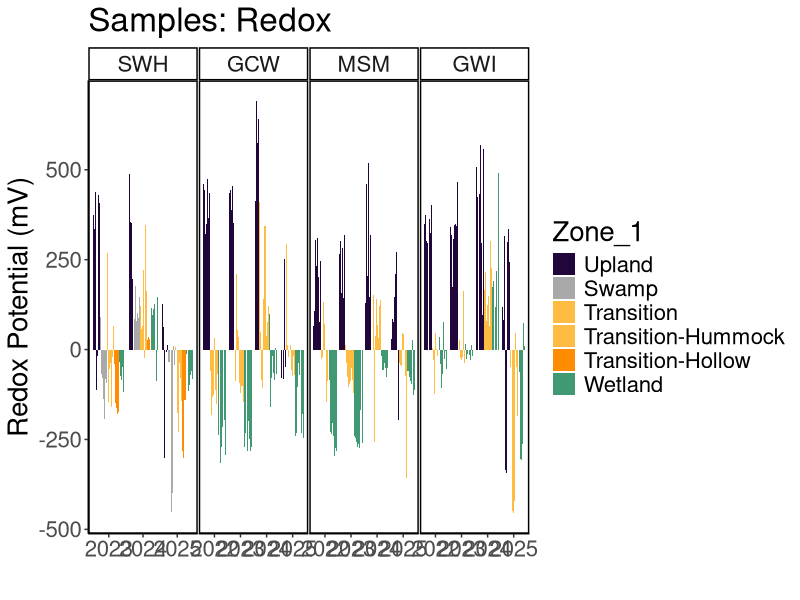
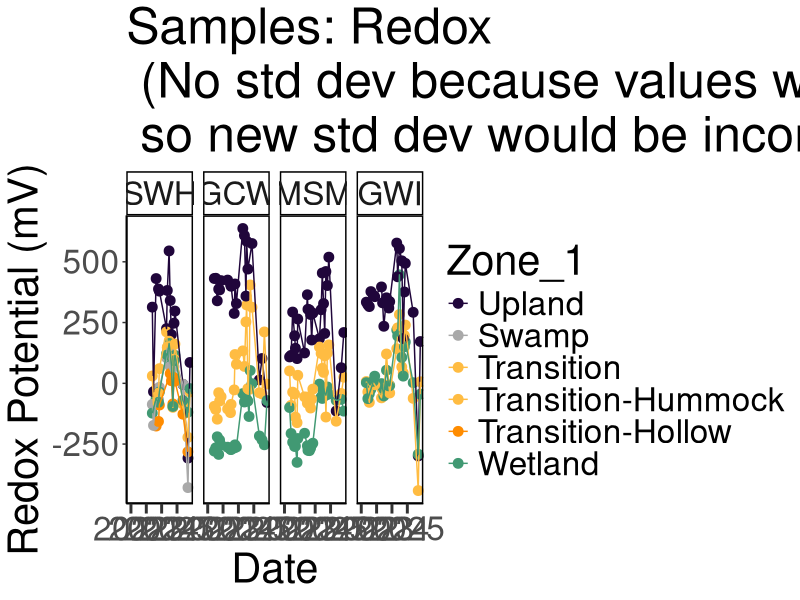
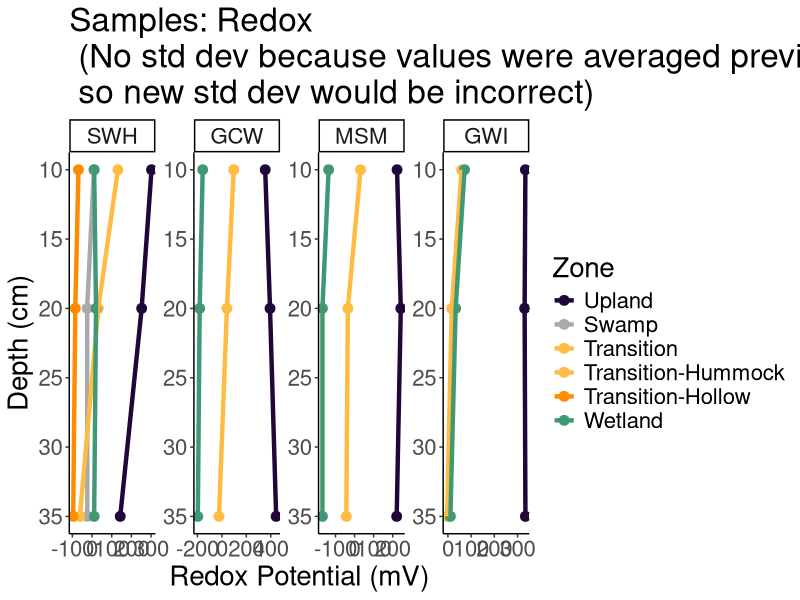
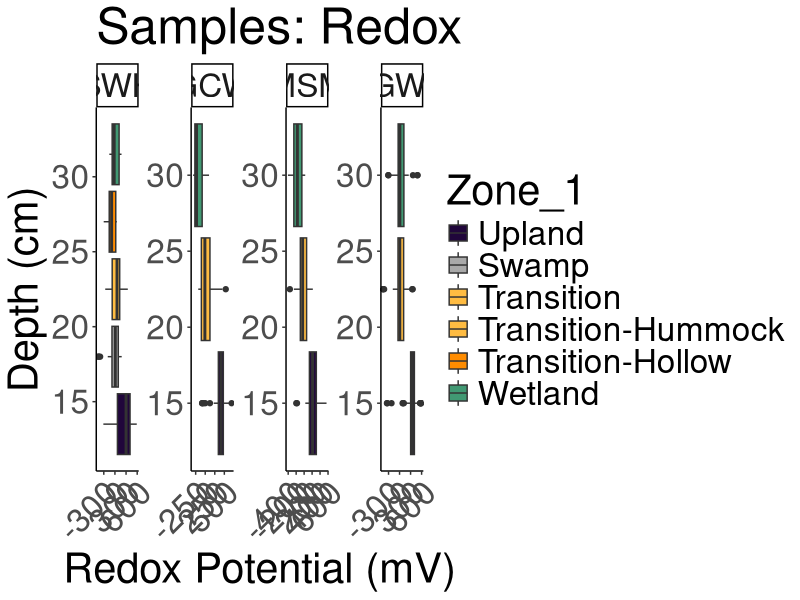
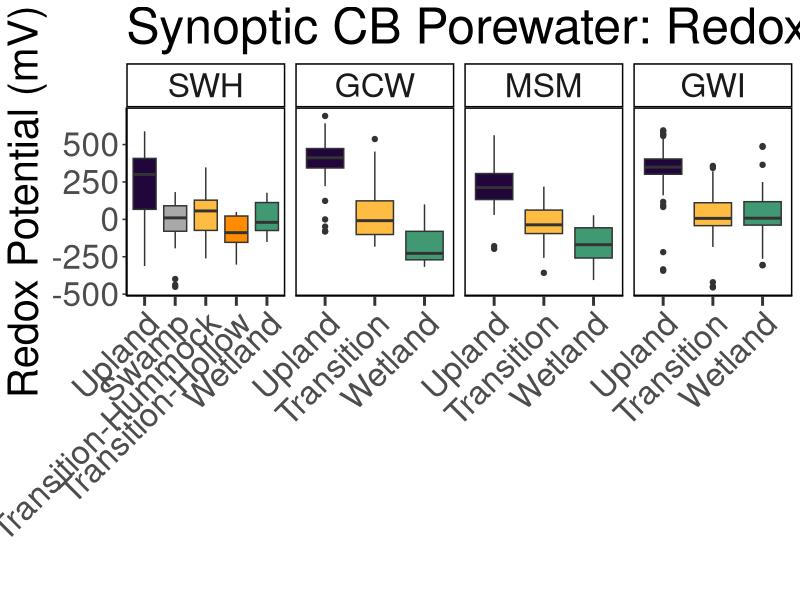
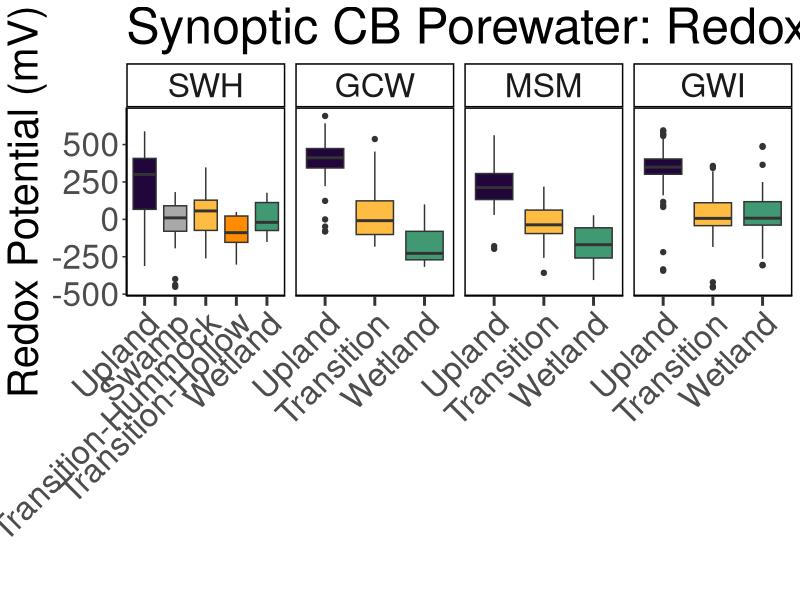

Generate these figures, in order, with R: (Note: this script raises an error after producing the figures.)
## ---- chunk 1
library(dplyr)
library(ggplot2)
library(ggpubr)
library(stringr)
library(readxl)
library(tidyr)
library(tibble)
library(openxlsx)
library(knitr)
## ---- chunk 2

#read in 2022 Dionex Data:
dat22 <- read.csv("2022/Processed Data/COMPASS_Synoptic_CB_Redox_2022_processed.csv")
# head(dat22)
colnames(dat22)

#read in 2023 Dionex Data:
dat23 <- read.csv("2023/Processed Data/COMPASS_Synoptic_CB_Redox_2023_processed.csv")
# head(dat23)
colnames(dat23)

#read in 2024 Dionex Data:
dat24 <- read.csv("2024/Processed Data/COMPASS_Synoptic_CB_Redox_2024_processed.csv")
# head(dat24)
colnames(dat24)

#read in 2025 Dionex Data:
dat25 <- read.csv("2025/Processed Data/COMPASS_Synoptic_CB_Redox_2025_processed.csv")
# head(dat25)
colnames(dat25)

all_dat <- bind_rows(dat22, dat23, dat24, dat25)

all_dat <- all_dat %>%
  mutate(Project = "COMPASS:Synoptic", 
         Region = "CB", 
         Zone_1 = Zone) %>%
  mutate(Plot = case_when(Zone_1 == "Upland" ~ "UP", 
                          Zone_1 == "Transition" ~ "TR", 
                          Zone_1 == "Wetland" ~ "WC", 
                          Zone_1 == "Swamp" ~ "SWAMP",
                          TRUE ~ Zone)) %>% 
  filter (!is.na(Avg_mV))  ##remove NA values from samples not taken

final_dat <- all_dat %>%
  select (-Zone_1)

##Set 4 decimal points max
final_dat <- final_dat %>%
  mutate(across(where(is.numeric), round, digits = 1)) ##This does make all salinities 0 when Cl_ppm is 0 instead of 0.000026

##Format data
final_dat1 <- final_dat %>% 
  mutate(Project = "COMPASS: Synoptic", 
         Region = "CB", 
         Month_long = Month) %>% 
  mutate(Month = match(Month_long, month.name)) %>% 
  rename(Day = Date) %>% 
  select(c("Project", "Region", "Year", "Month", "Day", "Time_24hr",  "Time_Zone", "Site", "Plot", "Topography", "Depth", "Avg_mV", "Std_dv", "Std_err", "Notes"))

## ---- chunk 3

unique(final_dat1$Notes)

final_dat2 <- final_dat1 %>%
  mutate(Notes = case_when(
    str_detect(Notes, "UP too dry") ~ NA, 
    str_detect(Notes, "probe 3 mesured twice; must be a pocket") ~ "probe 3 measured twice; must be a pocket", 
    str_detect(Notes, "I feel like") ~ NA, 
    str_detect(Notes, "Couldn't get probes more than 10 cm into ground") ~ NA, 
    str_detect(Notes, "4|45 pos change") ~ "probe 4 measured at 45 cm", 
    str_detect(Notes, "5 mV measurement was done at 30 cm") ~ "probe 5 measurement was done at 30 cm", 
    str_detect(Notes, "WC very dry") ~ "Very dry", 
    Notes == "" ~ NA, 
    TRUE ~ Notes
  )) %>% 
  mutate(Notes = str_to_sentence(Notes))

unique(final_dat2$Notes)

## ---- chunk 4

#write out a csv of all the data to the main folder: 
write.csv(final_dat2, "COMPASS_SynopticCB_Redox_AllData.csv", row.names = FALSE)

## ---- chunk 5

data_plotting <- all_dat %>% 
  mutate(Zone_1 = case_when(Site == "SWH" & Zone_1 == "Transition" & Topography == "Hummock" ~ "Transition-Hummock",
                            Site == "SWH" & Zone_1 == "Transition" & Topography == "Hollow" ~ "Transition-Hollow",
                            TRUE ~ Zone_1))

#Order by Zone from Upland to Surface Water
data_plotting$Zone_1 = factor(data_plotting$Zone_1, levels = c("Upland",  "Swamp", "Transition", "Transition-Hummock", "Transition-Hollow", "Wetland"))
data_plotting <- data_plotting[order(data_plotting$Zone_1), ]

#Order by Site from SWH, GCW, MSM, GWI order, which is oligohaline to polyhaline
data_plotting$Site = factor(data_plotting$Site, levels = c("SWH", "GCW", "MSM", "GWI"))
data_plotting <- data_plotting[order(data_plotting$Site), ]

#Plot samples to get a first look at concentrations (sanity check)
#group the data for plotting
data_plotting_all <- data_plotting %>%
  group_by(Site, Zone_1) %>%
  mutate(row_num = factor(row_number())) %>%  # create row_num as factor per group
  ungroup()

# data_plotting_all$Date <- as.Date(paste(data_plotting_all$Year, data_plotting_all$Month, data_plotting_all$Day, sep = "-"))


#Plot data and change colors based on Zone:
viz_redox_plot <- ggplot(data_plotting_all, aes(x = as.character(Year), y = Avg_mV, fill = Zone_1)) +
  geom_bar(stat = "identity", position = position_dodge2(preserve = "total")) +
  facet_grid( ~ Site, scales="free") +
  scale_fill_manual(values = c(
    "Upland" = "#20063B",
    "Swamp" = "darkgrey",
    "Transition" = "#FFBC42",
    "Transition-Hollow" = "darkorange",
    "Transition-Hummock" = "#FFBC42",
    "Wetland" = "#419973")) +
  theme_classic() +
  labs(x = " ", y = "Redox Potential (mV)", title = "Samples: Redox") +
  theme(
    panel.spacing = unit(.05, "lines"), 
    panel.border = element_rect(color = "black", fill = NA, linewidth = 1)) + 
  theme(text = element_text(size = 20))

viz_redox_plot

## ---- chunk 6

##Make Date Column with just Year and Month for Sample ID
all_dat_dates <- data_plotting %>%
  mutate(Month_num = match(Month, month.name)) %>%
  mutate(
    YearMonth = if_else(
      Month_num < 10,
      # Modify the string:
      YearMonth <- paste(Year, Month_num, sep = "-0"), 
      YearMonth <- paste(Year, Month_num, sep = "-"), 
    )
  )

##Summarize SO4 and Cl by Date, Site, and Zone
Redox_avg <- all_dat_dates %>%
  group_by(Month, Year, Site, Zone_1) %>%
   dplyr::summarize(mean_mV = mean(Avg_mV, na.rm=TRUE), 
            YearMonth = first(YearMonth), 
            Date = first(Date))

# Concatenate with a day (e.g., "01" for the first day)
Redox_avg$Date <- paste(Redox_avg$YearMonth, Redox_avg$Date, sep = "-")

# Convert to Date object
Redox_avg$Date <- as.Date(Redox_avg$Date)

# Define the specific date breaks you want to display
specific_breaks <- as.Date(c("2022-01-01", "2023-01-01", "2024-01-01", "2025-01-01"))

viz_redox_plot_avgs <- ggplot(Redox_avg, aes(x = Date, y = mean_mV, color = Zone_1, group = Zone_1)) +
  geom_point(size = 3) + 
  # geom_errorbar(aes(ymin = mean_Cl - sd_Cl, ymax = mean_Cl + sd_Cl), width = 0.2) + 
  geom_line() + 
  facet_grid( ~ Site, scales="free_y") +
  scale_color_manual(values = c(
    "Upland" = "#20063B",
    "Swamp" = "darkgrey",
    "Transition" = "#FFBC42",
    "Transition-Hollow" = "darkorange",
    "Transition-Hummock" = "#FFBC42",
    "Wetland" = "#419973")) +
  theme_classic() +
  labs(x = "Date", y = "Redox Potential (mV)", title = "Samples: Redox\n (No std dev because values were averaged previously,\n so new std dev would be incorrect)") +
  theme(
    panel.spacing = unit(0.5, "lines"), 
    panel.border = element_rect(color = "black", fill = NA, linewidth = 1)) +
  # theme(axis.text.x = element_text(angle = 90, hjust = 0.5))+ 
  theme(text = element_text(size = 30))+
  scale_x_date(breaks = specific_breaks, date_labels = "%Y", expand = expansion(mult = c(0.18, 0.05)))+
  theme(axis.ticks.x = element_line(linewidth = 1))+
  theme(axis.ticks.length.x = unit(0.25, "cm"))

viz_redox_plot_avgs

## ---- chunk 7

##Remove SW and calculate average and sd for each depth
Redox_avg <- all_dat_dates %>%
  group_by(Site, Zone_1, Depth) %>%
   dplyr::summarize(mean_mV = mean(Avg_mV, na.rm=TRUE))

viz_redox_plot_depth <- ggplot(Redox_avg, aes(x = as.numeric(Depth), y = mean_mV, color = Zone_1, group = Zone_1)) +
  geom_point(size = 3) + 
  # Zone_geom_errorbar(aes(ymin = mean_Cl - sd_Cl, ymax = mean_Cl + sd_Cl), width = 0.5, size = 1) + 
  geom_line(size = 1.5) + 
  facet_wrap( ~ Site, scales="free", nrow = 1) + 
  scale_color_manual(values = c(
    "Upland" = "#20063B",
    "Swamp" = "darkgrey",
    "Transition" = "#FFBC42",
    "Transition-Hollow" = "darkorange",
    "Transition-Hummock" = "#FFBC42",
    "Wetland" = "#419973")) +
  theme_classic() +
  #labs(x = "Depth (cm)", y = "Redox Potential (mV)", title = "Samples: Redox profiles across transects") +
  labs(x = "Depth (cm)", y = "Redox Potential (mV)", title = "Samples: Redox\n (No std dev because values were averaged previously,\n so new std dev would be incorrect)") +
  theme(text = element_text(size = 20))+
  coord_flip() + 
  scale_x_continuous(trans = "reverse") + 
  labs(color = "Zone") 

viz_redox_plot_depth

## ---- chunk 8

##Remove SW
data_plotting_depth <- data_plotting %>%
  mutate(Depth_cm = factor(Depth, levels = c("45", "20", "10")))


#Plot data and change colors based on Zone:
viz_redox_depth <-  ggplot(data_plotting_depth, aes(x = Depth, y = Avg_mV, fill = Zone_1)) +
  geom_boxplot() +
  facet_wrap( ~ Site, scales="free", nrow = 1) +
  scale_fill_manual(values = c(
    "Upland" = "#20063B",
    "Swamp" = "darkgrey",
    "Transition" = "#FFBC42",
    "Transition-Hollow" = "darkorange",
    "Transition-Hummock" = "#FFBC42",
    "Wetland" = "#419973")) +
  theme_classic() +
  labs(x = "Depth (cm)", y = "Redox Potential (mV)", title = "Samples: Redox") +
  # theme(
  #   panel.spacing = unit(.05, "lines"), 
  #   panel.border = element_rect(color = "black", fill = NA, linewidth = 1))+ 
  theme(text = element_text(size = 30))+
  theme(axis.text.x = element_text(angle = 45, vjust = 1, hjust = 1))+ 
  coord_flip() 

viz_redox_depth

## ---- chunk 9


##Summarize SO4 and Cl by Date, Site, and Zone
viz_redox_boxplot <- ggplot(all_dat_dates, aes(x = Zone_1, y = Avg_mV, fill = Zone_1, group = Zone_1)) +
  geom_boxplot() + 
  facet_grid( ~ Site, scales = "free_x") +
  scale_x_discrete(drop = TRUE) +
  scale_fill_manual(values = c(
    "Upland" = "#20063B",
    "Swamp" = "darkgrey",
    "Transition" = "#FFBC42",
    "Transition-Hollow" = "darkorange",
    "Transition-Hummock" = "#FFBC42",
    "Wetland" = "#419973")) +
  theme_classic() +
  labs(x = " ", y = "Redox Potential (mV)", title = "Synoptic CB Porewater: Redox Potential") +
  theme(
    panel.spacing = unit(0.5, "lines"), 
    panel.border = element_rect(color = "black", fill = NA, linewidth = 1)) +
  theme(axis.text.x = element_text(angle = 45, vjust = 1, hjust = 1))+ 
  theme(text = element_text(size = 30))+
  theme(axis.ticks.x = element_line(linewidth = 1))+
  theme(axis.ticks.length.x = unit(0.25, "cm"))+ 
  #scale_x_discrete(labels = c("Upland", "Swamp", "Transition", "Wetland", "Surface Water"))+ 
  theme(legend.position = "none")

viz_redox_boxplot

# Save as a PNG
png("COMPASS_SynopticCB_Redox_alldata.png", width = 2000, height = 1200, res = 100) 
print(viz_redox_boxplot)  # For ggplot objects, use print()
dev.off() 

## ---- chunk 10
# It would also be great to add to our collation codes a summary chunk that will calculate value ranges, means, and standard deviations (and errors) for each site, zone, depth for each year; also for each site zone, depth overall; and for each site and zone overall so that we have some easy access to metrics. Was just thinking this might be helpful today when re-collating the DIC data.

colnames(all_dat)

##Metrics for each site, zone, depth for each year
summary_by_year <- data_plotting %>%
  group_by(Year, Site, Zone_1, Depth) %>%
   reframe(
     min_mV = min(Avg_mV, na.rm=TRUE),
     max_mV = max(Avg_mV, na.rm=TRUE), 
     mean_mV = mean(Avg_mV, na.rm=TRUE)) %>%
  mutate(across(where(is.numeric), round, digits = 4)) 

##Metrics for each site, zone, depth for all years
summary_all_years <- data_plotting %>%
  group_by(Site, Zone_1, Depth) %>%
   reframe(
     min_mV = min(Avg_mV, na.rm=TRUE),
     max_mV = max(Avg_mV, na.rm=TRUE), 
     mean_mV = mean(Avg_mV, na.rm=TRUE)) %>%
  mutate(across(where(is.numeric), round, digits = 4)) 

##Metrics for each site and zone for all depths and years
summary_all_depths_years <- data_plotting %>%
  group_by(Site, Zone_1) %>%
   reframe(
     min_mV = min(Avg_mV, na.rm=TRUE),
     max_mV = max(Avg_mV, na.rm=TRUE), 
     mean_mV = mean(Avg_mV, na.rm=TRUE)) %>%
  mutate(across(where(is.numeric), round, digits = 4)) 

## ---- chunk 11
#  I am thinking it might be cool to add to our porewater collation files a table at the end that has total number of samples then also some info about # of samples per zone, site, depth etc.

##Metrics for each year
sample_numbers_years <- data_plotting %>%
  group_by(Year) %>%
   reframe(
     Number_of_samples = n())

##Metrics for each site, zone, depth for all years
sample_numbers <- data_plotting %>%
  group_by(Site, Zone_1, Depth) %>%
   reframe(
     Number_of_samples = n())
     

## ---- chunk 12

library(kableExtra)

summary_table <- kable(
  summary_all_depths_years[, c("Site", "Zone_1", "min_mV",	"max_mV", "mean_mV")],  
  format = "html",
  booktabs = TRUE,
  caption = "<b>Summary Statistics<b>"
) %>%
  kable_styling(
    bootstrap_options = c("striped", "hover"),
    font_size = 12
  ) %>%
  row_spec(0, bold = TRUE) %>%   # header
  column_spec(1, bold = TRUE)

#output file to png that will save the table as: COMPASS_SynopticCB_Redox_Summary_alldata.png
save_kable(summary_table, file = "COMPASS_SynopticCB_Redox_Summary_alldata.png")

#Print the PNG
knitr::include_graphics("COMPASS_SynopticCB_Redox_Summary_alldata.png")

## ---- chunk 13

kable(
  sample_numbers_years[, c("Year", "Number_of_samples")],  
  format = "latex",
  booktabs = TRUE,
  caption = paste0("Total Samples: ", nrow(all_dat))
) %>%
  kable_styling(
    latex_options = c("hold_position", "striped", "scale_down"),
    font_size = 12
  ) %>%
  row_spec(0, bold = TRUE) %>%   # header
  column_spec(1, bold = TRUE)

## ---- chunk 14

##Number of Samples Plots
sample_num_barplot <- ggplot(sample_numbers, aes(x = as.character(Depth), y = Number_of_samples, fill = Zone_1)) +
  geom_col(position = "dodge", color = "black", width = 0.75) + # 'color' adds a border to the bars
  facet_grid(~Site , scales = "free_x") +
  scale_x_discrete(drop = TRUE) +
  scale_fill_manual(values = c(
    "Upland" = "#20063B",
    "Swamp" = "darkgrey",
    "Transition" = "#FFBC42",
    "Transition-Hollow" = "darkorange",
    "Transition-Hummock" = "#FFBC42",
    "Wetland" = "#419973")) +
  theme_classic() +
  labs(x = "Depth (cm)", y = "Number of Samples", title = "Synoptic CB Manual Redox Probe Sample Numbers") +
  theme(
    panel.spacing = unit(0.5, "lines"),
    panel.border = element_rect(color = "black", fill = NA, linewidth = 1)) +
  theme(axis.text.x = element_text(angle = 45, vjust = 1, hjust = 1))+
  theme(text = element_text(size = 30))+
  theme(axis.ticks.x = element_line(linewidth = 1))+
  theme(axis.ticks.length.x = unit(0.25, "cm"))
  #scale_x_discrete(labels = c("Upland", "Swamp", "Transition", "Wetland", "Surface Water"))+
  # theme(legend.position = "none")

sample_num_barplot
